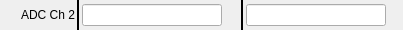
                       <widget class="QFrame" name="frame_5">
                        <property name="maximumSize">
                         <size>
                          <width>16777215</width>
                          <height>30</height>
                         </size>
                        </property>
                        <property name="frameShape">
                         <enum>QFrame::NoFrame</enum>
                        </property>
                        <property name="frameShadow">
                         <enum>QFrame::Raised</enum>
                        </property>
                        <layout class="QHBoxLayout" name="horizontalLayout_10">
                         <property name="spacing">
                          <number>2</number>
                         </property>
                         <property name="leftMargin">
                          <number>0</number>
                         </property>
                         <property name="topMargin">
                          <number>0</number>
                         </property>
                         <property name="rightMargin">
                          <number>0</number>
                         </property>
                         <property name="bottomMargin">
                          <number>0</number>
                         </property>
                         <item>
                          <layout class="QHBoxLayout" name="horizontalLayout_11">
                           <property name="spacing">
                            <number>2</number>
                           </property>
                           <item>
                            <widget class="QLabel" name="label_26">
                             <property name="minimumSize">
                              <size>
                               <width>75</width>
                               <height>0</height>
                              </size>
                             </property>
                             <property name="maximumSize">
                              <size>
                               <width>75</width>
                               <height>16777215</height>
                              </size>
                             </property>
                             <property name="text">
                              <string>ADC Ch 2</string>
                             </property>
                             <property name="alignment">
                              <set>Qt::AlignRight|Qt::AlignTrailing|Qt::AlignVCenter</set>
                             </property>
                            </widget>
                           </item>
                           <item>
                            <widget class="Line" name="line_13">
                             <property name="frameShadow">
                              <enum>QFrame::Plain</enum>
                             </property>
                             <property name="lineWidth">
                              <number>2</number>
                             </property>
                             <property name="orientation">
                              <enum>Qt::Vertical</enum>
                             </property>
                            </widget>
                           </item>
                           <item>
                            <widget class="PyDMLineEdit" name="PyDMLineEdit_7">
                             <property name="minimumSize">
                              <size>
                               <width>140</width>
                               <height>0</height>
                              </size>
                             </property>
                             <property name="maximumSize">
                              <size>
                               <width>140</width>
                               <height>16777215</height>
                              </size>
                             </property>
                             <property name="toolTip">
                              <string/>
                             </property>
                             <property name="alignment">
                              <set>Qt::AlignCenter</set>
                             </property>
                             <property name="showUnits" stdset="0">
                              <bool>true</bool>
                             </property>
                             <property name="precisionFromPV" stdset="0">
                              <bool>false</bool>
                             </property>
                             <property name="channel" stdset="0">
                              <string>ca://TPR:${LOCA}:${IOC_UNIT}:${INST}:TRG12_SYS0_TDES</string>
                             </property>
                            </widget>
                           </item>
                           <item>
                            <widget class="PyDMByteIndicator" name="PyDMByteIndicator_9">
                             <property name="minimumSize">
                              <size>
                               <width>15</width>
                               <height>15</height>
                              </size>
                             </property>
                             <property name="maximumSize">
                              <size>
                               <width>15</width>
                               <height>15</height>
                              </size>
                             </property>
                             <property name="toolTip">
                              <string/>
                             </property>
                             <property name="channel" stdset="0">
                              <string>ca://TPR:${LOCA}:${IOC_UNIT}:${INST}:TRG12_SYS0_TCTL</string>
                             </property>
                             <property name="showLabels" stdset="0">
                              <bool>false</bool>
                             </property>
                             <property name="labels" stdset="0">
                              <stringlist>
                               <string></string>
                              </stringlist>
                             </property>
                            </widget>
                           </item>
                           <item>
                            <widget class="Line" name="line_4">
                             <property name="frameShadow">
                              <enum>QFrame::Plain</enum>
                             </property>
                             <property name="lineWidth">
                              <number>2</number>
                             </property>
                             <property name="orientation">
                              <enum>Qt::Vertical</enum>
                             </property>
                            </widget>
                           </item>
                           <item>
                            <widget class="PyDMLineEdit" name="PyDMLineEdit_8">
                             <property name="minimumSize">
                              <size>
                               <width>140</width>
                               <height>0</height>
                              </size>
                             </property>
                             <property name="maximumSize">
                              <size>
                               <width>140</width>
                               <height>16777215</height>
                              </size>
                             </property>
                             <property name="toolTip">
                              <string/>
                             </property>
                             <property name="alignment">
                              <set>Qt::AlignCenter</set>
                             </property>
                             <property name="showUnits" stdset="0">
                              <bool>true</bool>
                             </property>
                             <property name="precisionFromPV" stdset="0">
                              <bool>false</bool>
                             </property>
                             <property name="channel" stdset="0">
                              <string>ca://TPR:${LOCA}:${IOC_UNIT}:${INST}:TRG12_SYS2_TDES</string>
                             </property>
                            </widget>
                           </item>
                           <item>
                            <widget class="PyDMByteIndicator" name="PyDMByteIndicator_10">
                             <property name="minimumSize">
                              <size>
                               <width>15</width>
                               <height>15</height>
                              </size>
                             </property>
                             <property name="maximumSize">
                              <size>
                               <width>15</width>
                               <height>15</height>
                              </size>
                             </property>
                             <property name="toolTip">
                              <string/>
                             </property>
                             <property name="channel" stdset="0">
                              <string>ca://TPR:${LOCA}:${IOC_UNIT}:${INST}:TRG12_SYS2_TCTL</string>
                             </property>
                             <property name="showLabels" stdset="0">
                              <bool>false</bool>
                             </property>
                             <property name="labels" stdset="0">
                              <stringlist>
                               <string></string>
                              </stringlist>
                             </property>
                            </widget>
                           </item>
                          </layout>
                         </item>
                        </layout>
                       </widget>
